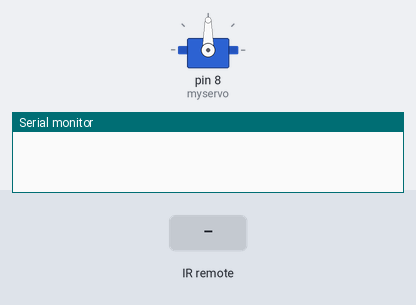
Bench run of a sketch on a simulated Arduino Uno, built with avr-gcc and run on an emulated ATmega328P. Shown: servo, the last lines printed to the serial monitor. The test bench sets the inputs (shaded band).

Above: at 1.2 s.
1.3 s: infrared code 0xFF30CF received
At 2.0 s:
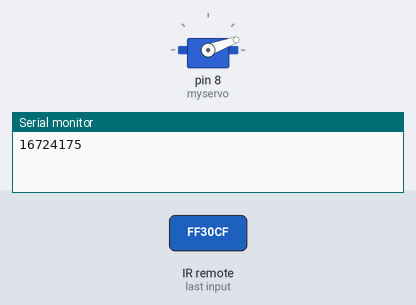
3.8 s: infrared code 0xFF18E7 received
At 4.6 s:
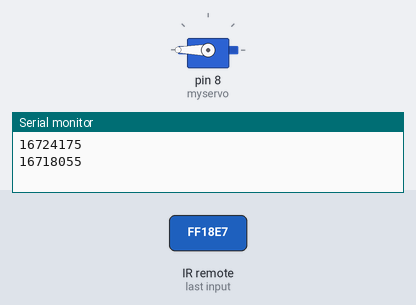
Timing chart, 0 to 6.8 s (numbered marks = the images above; inputs shaded):
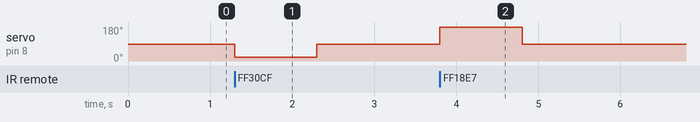

Measured:
- after the input at 1.3 s, servo on pin 8 (myservo): 90° → 20° at once, → 90° 1.0 s later
- after the input at 3.8 s, servo on pin 8 (myservo): 90° → 180° at once, → 90° 1.0 s later

The sketch:

sketch1.ino
```cpp
#include <Servo.h>
#include "IRremote.h"

// IR Remote
int receiver = 11;
IRrecv irrecv(receiver);
decode_results results;

// Servo Motor
Servo myservo;

void setup() {
  Serial.begin(9600);
  irrecv.enableIRIn();

  myservo.attach(8);
  myservo.write(10);
}

bool lightOn = false;
bool moveSwitch = false;
bool turnOn = true;
long end = 0;
void loop() {
  if (irrecv.decode(&results)) {
    translateIR();
    irrecv.resume();
  }
  if(moveSwitch){
    if(turnOn){
      myservo.write(20);
      lightOn = true;
    }else{
      myservo.write(200);
      lightOn = false;
    }
    if(millis() > end){
      moveSwitch = false;
    }
  } else {
    myservo.write(90);
  }
}

void translateIR() {
  Serial.println(results.value);
  if(results.value == 16724175){
    end = millis() + 1000;
    moveSwitch = true;

    turnOn = true;
  } else if (results.value == 16718055){
    end = millis() + 1000;
    moveSwitch = true;

    turnOn = false;
  }
}
```
